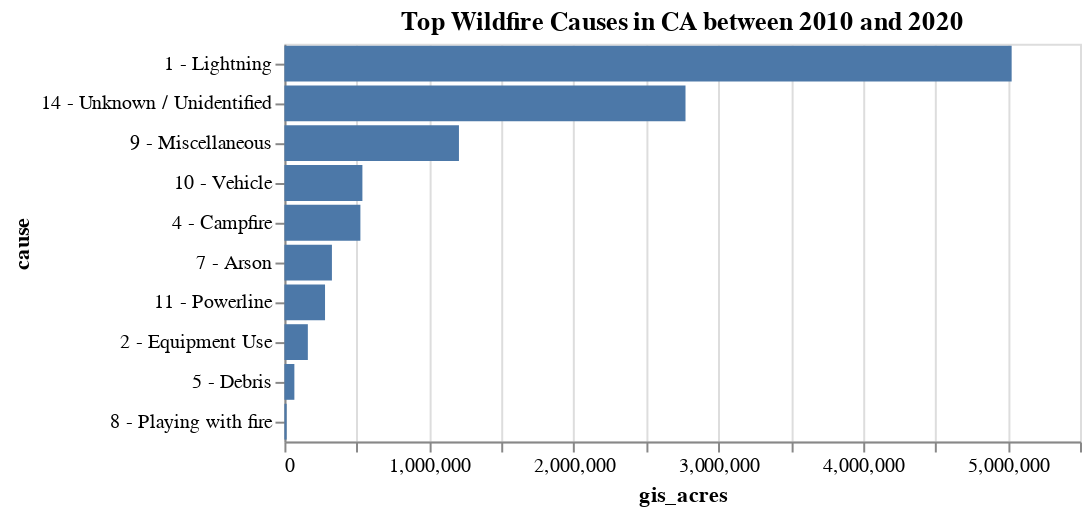

Notebook code for this chart:
### Markdown cell above
### Examine the result:

### Code cell
alt.Chart(top_causes_2010).mark_bar().encode(x = "gis_acres", y=alt.Y('cause:N', sort='-x')).properties(title="Top Wildfire Causes in CA between 2010 and 2020") # Create a chart with title

### Figure 1 — Vega-Lite specification as saved in the notebook (floating-point values rounded to 4 significant figures)
{"config": {"view": {"continuousWidth": 400, "continuousHeight": 300}}, "data": {"name": "data-64e51e90ecccf5357411a12b04e1a682"}, "mark": "bar", "encoding": {"x": {"field": "gis_acres", "type": "quantitative"}, "y": {"field": "cause", "sort": "-x", "type": "nominal"}}, "title": "Top Wildfire Causes in CA between 2010 and 2020", "$schema": "https://vega.github.io/schema/vega-lite/v4.17.0.json", "datasets": {"data-64e51e90ecccf5357411a12b04e1a682": [{"cause": "1 - Lightning", "gis_acres": 5027000.0}, {"cause": "14 - Unknown / Unidentified", "gis_acres": 2773000.0}, {"cause": "9 - Miscellaneous", "gis_acres": 1207000.0}, {"cause": "10 - Vehicle", "gis_acres": 539000.0}, {"cause": "4 - Campfire", "gis_acres": 525200.0}, {"cause": "7 - Arson", "gis_acres": 328300.0}, {"cause": "11 - Powerline", "gis_acres": 280700.0}, {"cause": "2 - Equipment Use", "gis_acres": 161900.0}, {"cause": "5 - Debris", "gis_acres": 68730.0}, {"cause": "8 - Playing with fire", "gis_acres": 15280.0}]}}
